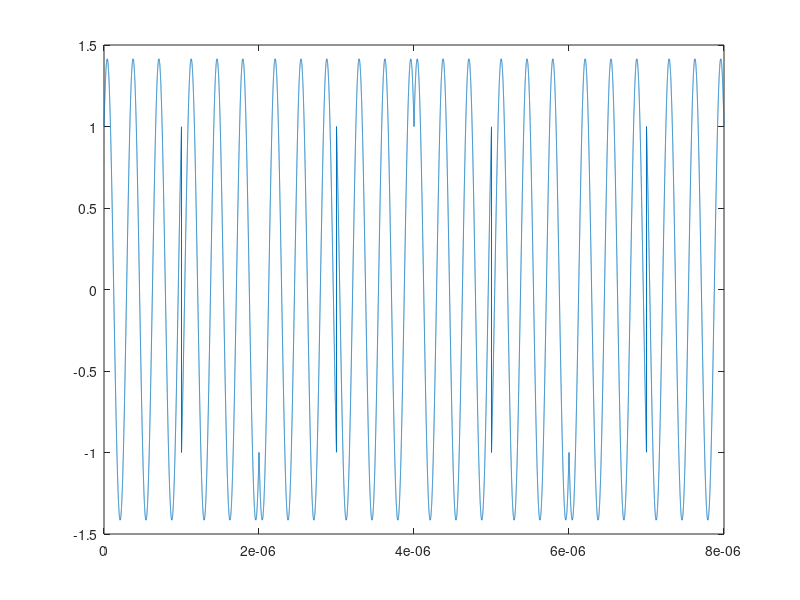

Here is the MATLAB script that generated this plot:
%para
clear
fc = 3*10^(6);
Ts = 10^(-6);
Es = 10^(-6);
sample_frequency = 10^(10);
sample_time = 1/sample_frequency;
No_symbols = 8;
total_time = No_symbols*Ts;
t = [0:sample_time:total_time-sample_time];
phi1 = sqrt(2/Ts)*cos(2*pi*fc*t);
phi2 = sqrt(2/Ts)*sin(2*pi*fc*t);

s = [sqrt(Es/2)*phi1+sqrt(Es/2)*phi2; -sqrt(Es/2)*phi1+sqrt(Es/2)*phi2;...
    -sqrt(Es/2)*phi1-sqrt(Es/2)*phi2; sqrt(Es/2)*phi1-sqrt(Es/2)*phi2];
%generate m
%m = randi([1,4],1,No_symbols);
m = [1 2 3 4 1 2 3 4];
s_wave = [];
tep_point = 1;
Ts_point = round(Ts/sample_time); 
for i = m
    si = s(i,:);
    wave_part = si(tep_point:tep_point+Ts_point-1);
    s_wave = cat(2, s_wave, wave_part);
    tep_point = tep_point+Ts_point;
end

plot(t,s_wave)

